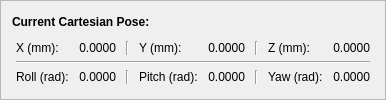
    <widget class="QFrame" name="currentCartesianFrame">
     <property name="frameShape">
      <enum>QFrame::StyledPanel</enum>
     </property>
     <property name="frameShadow">
      <enum>QFrame::Raised</enum>
     </property>
     <layout class="QVBoxLayout" name="verticalLayout_10">
      <item>
       <widget class="QLabel" name="currentCartesianLabel">
        <property name="text">
         <string>Current Cartesian Pose:</string>
        </property>
        <property name="font">
         <font>
          <weight>75</weight>
          <bold>true</bold>
         </font>
        </property>
       </widget>
      </item>
      <item>
       <widget class="QFrame" name="currentCartesianGridFrame">
        <layout class="QGridLayout" name="currentCartesianGridLayout">
         <property name="horizontalSpacing">
          <number>10</number>
         </property>
         <property name="margin">
          <number>4</number>
         </property>
         <!-- Position values -->
         <item row="0" column="0">
          <widget class="QLabel" name="currentXLabel">
           <property name="text">
            <string>X (mm):</string>
           </property>
          </widget>
         </item>
         <item row="0" column="1">
          <widget class="QLabel" name="currentXPos">
           <property name="text">
            <string>0.0000</string>
           </property>
           <property name="alignment">
            <set>Qt::AlignRight|Qt::AlignTrailing|Qt::AlignVCenter</set>
           </property>
           <property name="minimumWidth">
            <number>40</number>
           </property>
          </widget>
         </item>
         <item row="0" column="2">
          <widget class="QFrame" name="cartVerticalSeparator1">
           <property name="frameShape">
            <enum>QFrame::VLine</enum>
           </property>
           <property name="frameShadow">
            <enum>QFrame::Sunken</enum>
           </property>
           <property name="lineWidth">
            <number>1</number>
           </property>
          </widget>
         </item>
         <item row="0" column="3">
          <widget class="QLabel" name="currentYLabel">
           <property name="text">
            <string>Y (mm):</string>
           </property>
          </widget>
         </item>
         <item row="0" column="4">
          <widget class="QLabel" name="currentYPos">
           <property name="text">
            <string>0.0000</string>
           </property>
           <property name="alignment">
            <set>Qt::AlignRight|Qt::AlignTrailing|Qt::AlignVCenter</set>
           </property>
           <property name="minimumWidth">
            <number>40</number>
           </property>
          </widget>
         </item>
         <item row="0" column="5">
          <widget class="QFrame" name="cartVerticalSeparator2">
           <property name="frameShape">
            <enum>QFrame::VLine</enum>
           </property>
           <property name="frameShadow">
            <enum>QFrame::Sunken</enum>
           </property>
           <property name="lineWidth">
            <number>1</number>
           </property>
          </widget>
         </item>
         <item row="0" column="6">
          <widget class="QLabel" name="currentZLabel">
           <property name="text">
            <string>Z (mm):</string>
           </property>
          </widget>
         </item>
         <item row="0" column="7">
          <widget class="QLabel" name="currentZPos">
           <property name="text">
            <string>0.0000</string>
           </property>
           <property name="alignment">
            <set>Qt::AlignRight|Qt::AlignTrailing|Qt::AlignVCenter</set>
           </property>
           <property name="minimumWidth">
            <number>40</number>
           </property>
          </widget>
         </item>
         
         <!-- Horizontal separator -->
         <item row="1" column="0" colspan="8">
          <widget class="QFrame" name="cartHorizontalSeparator">
           <property name="frameShape">
            <enum>QFrame::HLine</enum>
           </property>
           <property name="frameShadow">
            <enum>QFrame::Sunken</enum>
           </property>
          </widget>
         </item>
         
         <!-- Orientation values -->
         <item row="2" column="0">
          <widget class="QLabel" name="currentRollLabel">
           <property name="text">
            <string>Roll (rad):</string>
           </property>
          </widget>
         </item>
         <item row="2" column="1">
          <widget class="QLabel" name="currentRoll">
           <property name="text">
            <string>0.0000</string>
           </property>
           <property name="alignment">
            <set>Qt::AlignRight|Qt::AlignTrailing|Qt::AlignVCenter</set>
           </property>
           <property name="minimumWidth">
            <number>40</number>
           </property>
          </widget>
         </item>
         <item row="2" column="2">
          <widget class="QFrame" name="cartVerticalSeparator3">
           <property name="frameShape">
            <enum>QFrame::VLine</enum>
           </property>
           <property name="frameShadow">
            <enum>QFrame::Sunken</enum>
           </property>
           <property name="lineWidth">
            <number>1</number>
           </property>
          </widget>
         </item>
         <item row="2" column="3">
          <widget class="QLabel" name="currentPitchLabel">
           <property name="text">
            <string>Pitch (rad):</string>
           </property>
          </widget>
         </item>
         <item row="2" column="4">
          <widget class="QLabel" name="currentPitch">
           <property name="text">
            <string>0.0000</string>
           </property>
           <property name="alignment">
            <set>Qt::AlignRight|Qt::AlignTrailing|Qt::AlignVCenter</set>
           </property>
           <property name="minimumWidth">
            <number>40</number>
           </property>
          </widget>
         </item>
         <item row="2" column="5">
          <widget class="QFrame" name="cartVerticalSeparator4">
           <property name="frameShape">
            <enum>QFrame::VLine</enum>
           </property>
           <property name="frameShadow">
            <enum>QFrame::Sunken</enum>
           </property>
           <property name="lineWidth">
            <number>1</number>
           </property>
          </widget>
         </item>
         <item row="2" column="6">
          <widget class="QLabel" name="currentYawLabel">
           <property name="text">
            <string>Yaw (rad):</string>
           </property>
          </widget>
         </item>
         <item row="2" column="7">
          <widget class="QLabel" name="currentYaw">
           <property name="text">
            <string>0.0000</string>
           </property>
           <property name="alignment">
            <set>Qt::AlignRight|Qt::AlignTrailing|Qt::AlignVCenter</set>
           </property>
           <property name="minimumWidth">
            <number>40</number>
           </property>
          </widget>
         </item>
        </layout>
       </widget>
      </item>
     </layout>
    </widget>
